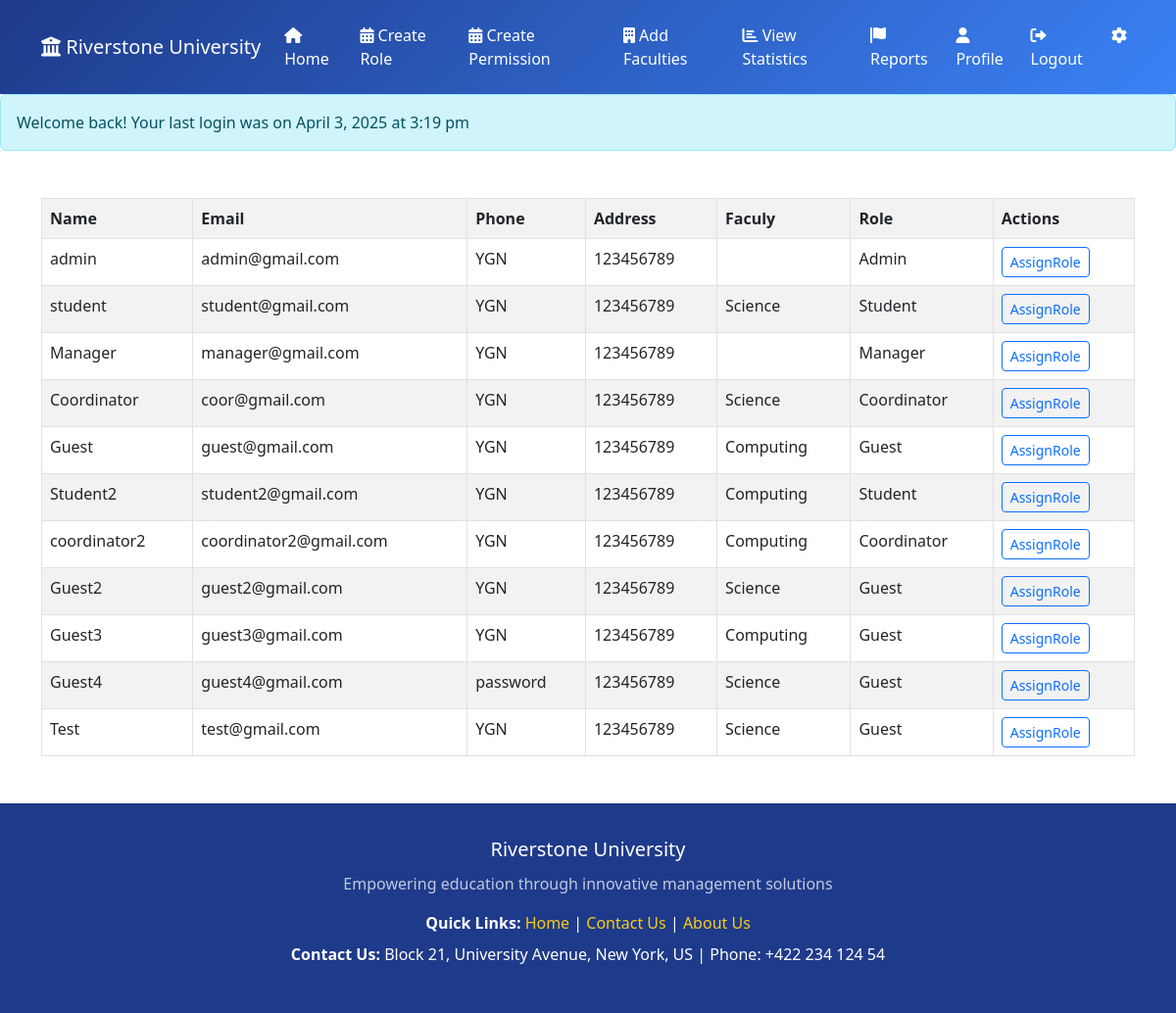
/src/Admin/design/userlist.php (signed in), run on an earlier commit of the app's database.
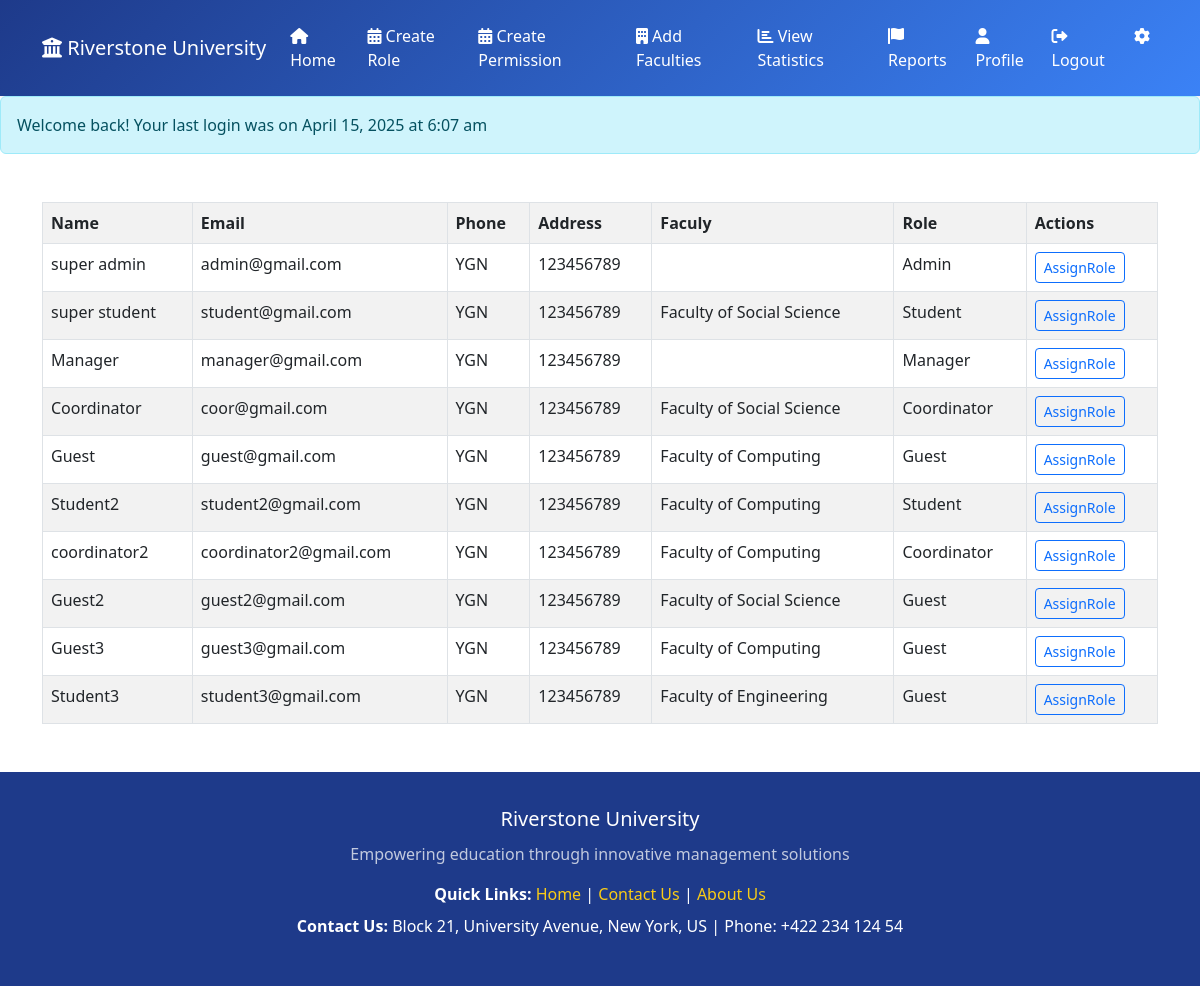
And on a later commit of the database.
### tables this page shows
CREATE TABLE `users` (
  `id` int(11) NOT NULL,
  `name` varchar(50) NOT NULL,
  `email` varchar(50) NOT NULL,
  `address` varchar(50) DEFAULT NULL,
  `phone` varchar(50) DEFAULT NULL,
  `password` varchar(255) NOT NULL,
  `faculty_id` int(11) DEFAULT NULL,
  `created_at` timestamp NOT NULL DEFAULT current_timestamp(),
  `updated_at` timestamp NULL DEFAULT NULL,
  `last_login` timestamp NULL DEFAULT NULL
);

CREATE TABLE `roles` (
  `id` int(11) NOT NULL,
  `role_name` varchar(50) NOT NULL,
  `created_at` timestamp NOT NULL DEFAULT current_timestamp()
);

CREATE TABLE `faculties` (
  `id` int(11) NOT NULL,
  `faculty_name` varchar(50) NOT NULL,
  `created_at` timestamp NOT NULL DEFAULT current_timestamp()
);

### _classes/Libs/Database/MySQL.php (called while the page is built, shortened)
<?php
class MySQL{
    private $dbhost;
    private $dbuser;
    private $dbpass;
    private $dbname;
    public function __construct(
        $dbhost="localhost",
        $dbuser="root",
        $dbpass="",
        $dbname="ewsd")
    {
        $this->dbhost=$dbhost;
        $this->dbuser=$dbuser;
        $this->dbpass=$dbpass;
        $this->dbname=$dbname;
    }
    public function connect(){
        try{
            $this->db=new PDO("mysql:dbhost=$this->dbhost;
            dbname=$this->dbname",
            $this->dbuser,
            $this->dbpass,
            [
                PDO::ATTR_ERRMODE => PDO::ERRMODE_EXCEPTION,
                PDO::ATTR_DEFAULT_FETCH_MODE => PDO::FETCH_OBJ,
            ]
            );
            return $this->db;
        }catch(PDOException $e){
            echo $e->getMessage();
            exit();
        }
    }
}

### _classes/Libs/Database/UsersTable.php (called while the page is built, shortened)
<?php
class UsersTable
{
    private $db;
    public function __construct(MySQL $mysql)
    {
        $this->db = $mysql->connect();
    }
    public function allusers()
    {
        $statement = $this->db->query(
            "SELECT users.*, roles.role_name, faculties.faculty_name from users
            LEFT JOIN role_user on users.id = role_user.user_id
            LEFT JOIN roles on role_user.role_id = roles.id
            LEFT JOIN faculties on faculties.id = users.faculty_id"
        );
        return $statement->fetchAll();
    }
}

### src/Admin/design/userlist.php (the view, shortened to what this page needs)
<?php
$table = new UsersTable(new MySQL);
$users=$table->allusers();
?>
<!DOCTYPE html>
<html lang="en">
<head>
    <link rel="stylesheet" href="../../../css/bootstrap.min.css">
</head>
<body>
    <?php include "header.php"; ?>
    <div class="container mt-5" >
        <table class="table table-striped table-bordered">
            <tr>
                <th>Name</th>
                <th>Email</th>
                <th>Phone</th>
                <th>Address</th>
                <th>Faculy</th>
                <th>Role</th>
                <th>Actions</th>
            </tr>
            <?php foreach($users as $user) : ?>
            <tr>
                <td><?= $user->name ?></td>
                <td><?= $user->email ?></td>
                <td><?= $user->address ?></td>
                <td><?= $user->phone ?></td>
                <td><?= $user->faculty_name ?></td>
                <td><?= $user->role_name ?? 'No Role' ?></td>
                <td>
                <a href="./assignrole.php?id=<?= $user->id ?>" class="btn btn-sm btn-outline-primary">AssignRole</a>
                </td>
            </tr>
            <?php endforeach ?>
        </table>
    </div>
    <?php include "footer.php"; ?>
</body>
</html>

### src/Admin/design/header.php (shortened to what this page needs)
<!DOCTYPE html>
<html lang="en">
<head>
    <link href="https://cdn.jsdelivr.net/npm/bootstrap@5.3.0/dist/css/bootstrap.min.css" rel="stylesheet">
    <link rel="stylesheet" href="https://cdnjs.cloudflare.com/ajax/libs/font-awesome/6.0.0/css/all.min.css">
</head>
<body>
    <nav class="navbar navbar-expand-lg navbar-dark gradient-bg shadow-sm">
        <div class="container">
            <a class="navbar-brand text-white" href="index.php"><i class="fas fa-university"></i> Riverstone University</a>
            <div class="collapse navbar-collapse" id="desktopNav">
                <ul class="navbar-nav ms-auto">
                    <li class="nav-item"><a class="nav-link text-white" href="./index.php"><i class="fas fa-home"></i> Home</a></li>
                    <li class="nav-item"><a class="nav-link text-white" href="./role.php"><i class="fas fa-calendar-alt"></i> Create Role</a></li>
                    <li class="nav-item"><a class="nav-link text-white" href="./permissions.php"><i class="fas fa-calendar-alt"></i> Create Permission</a></li>
                    <li class="nav-item"><a class="nav-link text-white" href="./faculty.php"><i class="fas fa-building"></i> Add Faculties</a></li>
                    <li class="nav-item"><a class="nav-link text-white" href="statistics.php"><i class="fas fa-chart-bar"></i> View Statistics</a></li>
                    <li class="nav-item"><a class="nav-link text-white" href="Reports.php"><i class="fa-solid fa-flag"></i> Reports</a></li>
                    <li class="nav-item"><a class="nav-link text-white" href="profile.php"><i class="fas fa-user"></i> Profile</a></li>
                    <li class="nav-item"><a class="nav-link text-white" href="../../Auth/code/logout.php"><i class="fas fa-sign-out-alt"></i> Logout</a></li>
                    <li class="nav-item"><a class="nav-link text-white" href="./setting.php"><i class="fa-solid fa-gear"></i></a></li>
                </ul>
            </div>
        </div>
    </nav>
    <?php if (isset($_SESSION['login_message'])): ?>
        <div class="alert alert-info">
            <?= $_SESSION['login_message'] ?>
        </div>
    <?php endif; ?>
</body>
</html>

### src/Admin/design/footer.php (shortened to what this page needs)
<!DOCTYPE html>
<html lang="en">
<head>
</head>
<body>
    <footer>
        <div class="container text-center">
            <p class="fs-5 mb-2">Riverstone University</p>
            <p class="text-light opacity-75 mb-3">Empowering education through innovative management solutions</p>
            <p class="mb-2"><strong>Quick Links:</strong>
                <a href="index.php">Home</a> |
                <a href="Contact_Us.html">Contact Us</a> |
                <a href="#">About Us</a>
            </p>
            <p><strong>Contact Us:</strong> Block 21, University Avenue, New York, US | Phone: +422 234 124 54</p>
        </div>
    </footer>
</body>
</html>

### src/Admin/design/header.php (style rules this page uses)
:root { --primary-dark: #1e3a8a; --primary-light: #3b82f6; --accent: #facc15; --light-bg: #f8fafc; }
.gradient-bg { background: linear-gradient(135deg, var(--primary-dark), var(--primary-light)); }
.navbar { padding: 1rem; position: relative; }

### src/Admin/design/footer.php (style rules this page uses)
:root { --primary-dark: #1e3a8a; --primary-light: #3b82f6; --secondary: #64748b; --accent: #facc15; --light-bg: #f8fafc; --card-bg: #ffffff; }
footer { background: var(--primary-dark); color: white; padding: 2rem 0; margin-top: 3rem; position: relative; z-index: 900; }
footer a { color: var(--accent); text-decoration: none; transition: color 0.3s; }

What changed in the data, as far as the page shows it:
removed users: name "Guest4", email "guest4@gmail.com", address "password", phone "123456789", faculty.faculty_name "Science", roles.role_name "Guest"
removed users: name "Test", email "test@gmail.com", address "YGN", phone "123456789", faculty.faculty_name "Science", roles.role_name "Guest"
changed users "admin@gmail.com": name "admin" → "super admin"
changed users "student@gmail.com": name "student" → "super student"; faculty.faculty_name "Science" → "Faculty of Social Science"
changed users "coor@gmail.com": faculty.faculty_name "Science" → "Faculty of Social Science"
changed users "guest@gmail.com": faculty.faculty_name "Computing" → "Faculty of Computing"
changed users "Student2": faculty.faculty_name "Computing" → "Faculty of Computing"
changed users "coordinator2": faculty.faculty_name "Computing" → "Faculty of Computing"
changed users "Guest2": faculty.faculty_name "Science" → "Faculty of Social Science"
changed through a linked row, users "Guest3": faculty.faculty_name "Computing" → "Faculty of Computing"
added users: name "Student3", email "student3@gmail.com", address "YGN", phone "123456789", faculty.faculty_name "Faculty of Engineering", roles.role_name "Guest"
Also different on the page:
$_SESSION['login_message']: "Welcome back! Your last login was on April 3, 2025 at 3:19 pm" → "Welcome back! Your last login was on April 15, 2025 at 6:07 am"
